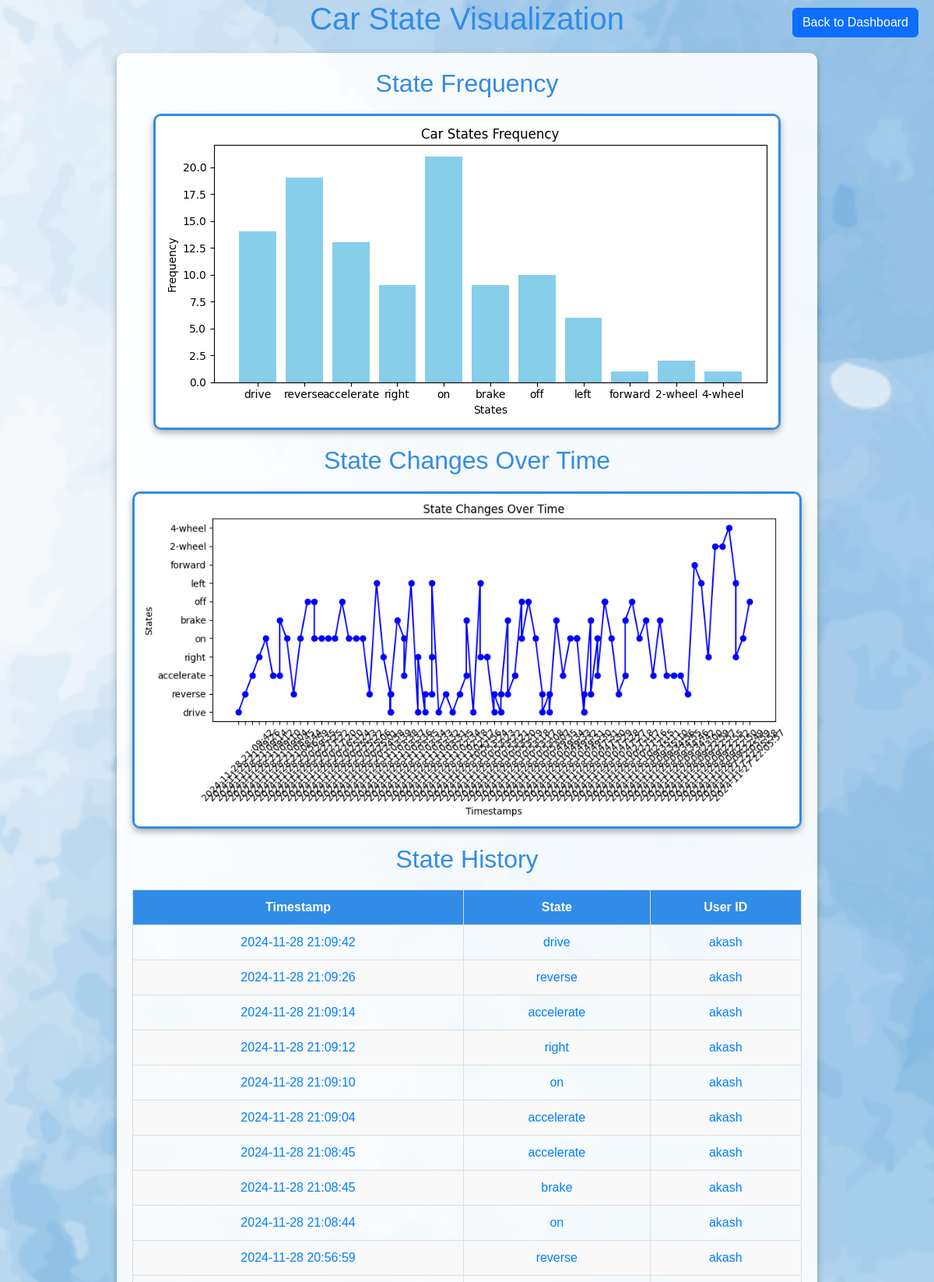
The page /visualize (signed in, upper part) on the database its author committed.
### tables this page shows
CREATE TABLE car_state (
                            id INTEGER PRIMARY KEY AUTOINCREMENT,
                            state TEXT NOT NULL,
                            timestamp TEXT DEFAULT CURRENT_TIMESTAMP,
                            user_id TEXT NOT NULL);

### app.py (the view)
@app.route('/visualize')
def visualize():
    if 'username' not in session:
        return redirect(url_for('login'))
    with sqlite3.connect(DB_NAME) as conn:
        cursor = conn.cursor()
        cursor.execute('SELECT state, timestamp, user_id FROM car_state ORDER BY timestamp DESC')
        car_data = cursor.fetchall()
    states = [row[0] for row in car_data]
    timestamps = [row[1] for row in car_data]
    usernames = [row[2] for row in car_data]
    freq_img_data = generate_bar_chart(states, "Car States Frequency", "States", "Frequency")
    time_img_data = generate_line_chart(timestamps, states, "State Changes Over Time", "Timestamps", "States")
    return render_template(
        'visualize.html',
        car_data=zip( timestamps,states,usernames),
        freq_img_data=freq_img_data,
        time_img_data=time_img_data
    )

### app.py (called while the page is built)
def generate_bar_chart(data, title, xlabel, ylabel):
    plt.figure(figsize=(8, 4))
    plt.bar(Counter(data).keys(), Counter(data).values(), color='skyblue')
    plt.title(title)
    plt.xlabel(xlabel)
    plt.ylabel(ylabel)
    plt.tight_layout()
    img = io.BytesIO()
    plt.savefig(img, format='png')
    img.seek(0)
    return base64.b64encode(img.getvalue()).decode('utf8')

def generate_line_chart(x_data, y_data, title, xlabel, ylabel):
    plt.figure(figsize=(10, 5))
    plt.plot(x_data, y_data, marker='o', linestyle='-', color='blue')
    plt.title(title)
    plt.xlabel(xlabel)
    plt.ylabel(ylabel)
    plt.xticks(rotation=45)
    plt.tight_layout()
    img = io.BytesIO()
    plt.savefig(img, format='png')
    img.seek(0)
    return base64.b64encode(img.getvalue()).decode('utf8')

### templates/visualize.html (shortened to what this page needs)
<!DOCTYPE html>
<html lang="en">
<head>
    <link rel="stylesheet" href="https://cdn.jsdelivr.net/npm/bootstrap@5.3.2/dist/css/bootstrap.min.css">
</head>
<body>
    <header>
        <h1>Car State Visualization</h1>
        <a href="{{ url_for('index') }}" class="btn btn-primary back-to-dashboard">Back to Dashboard</a>
    </header>
    <div class="container">
        <h2>State Frequency</h2>
        <img id="freq-graph" alt="Frequency Graph">
        <h2>State Changes Over Time</h2>
        <img id="time-graph" alt="State Changes Over Time">
        <h2>State History</h2>
        <table>
            <thead>
                <tr>
                    <th>Timestamp</th>
                    <th>State</th>
                    <th>User ID</th>
                </tr>
            </thead>
            <tbody>
                {% for timestamps, state, user_id in car_data %}
                <tr>
                    <td>{{ timestamps }}</td>
                    <td>{{ state }}</td>
                    <td>{{ user_id }}</td>
                </tr>
                {% endfor %}
            </tbody>
        </table>
    </div>
</body>
</html>

### rows shown on the page
car_state: timestamp "2024-11-28 21:09:42", state "drive", user "akash"
car_state: timestamp "2024-11-28 21:09:26", state "reverse", user "akash"
car_state: timestamp "2024-11-28 21:09:14", state "accelerate", user "akash"
car_state: timestamp "2024-11-28 21:09:12", state "right", user "akash"
car_state: timestamp "2024-11-28 21:09:10", state "on", user "akash"
car_state: timestamp "2024-11-28 21:09:04", state "accelerate", user "akash"
car_state: timestamp "2024-11-28 21:08:45", state "accelerate", user "akash"
car_state: timestamp "2024-11-28 21:08:45", state "brake", user "akash"
car_state: timestamp "2024-11-28 21:08:44", state "on", user "akash"
car_state: timestamp "2024-11-28 20:56:59", state "reverse", user "akash"
